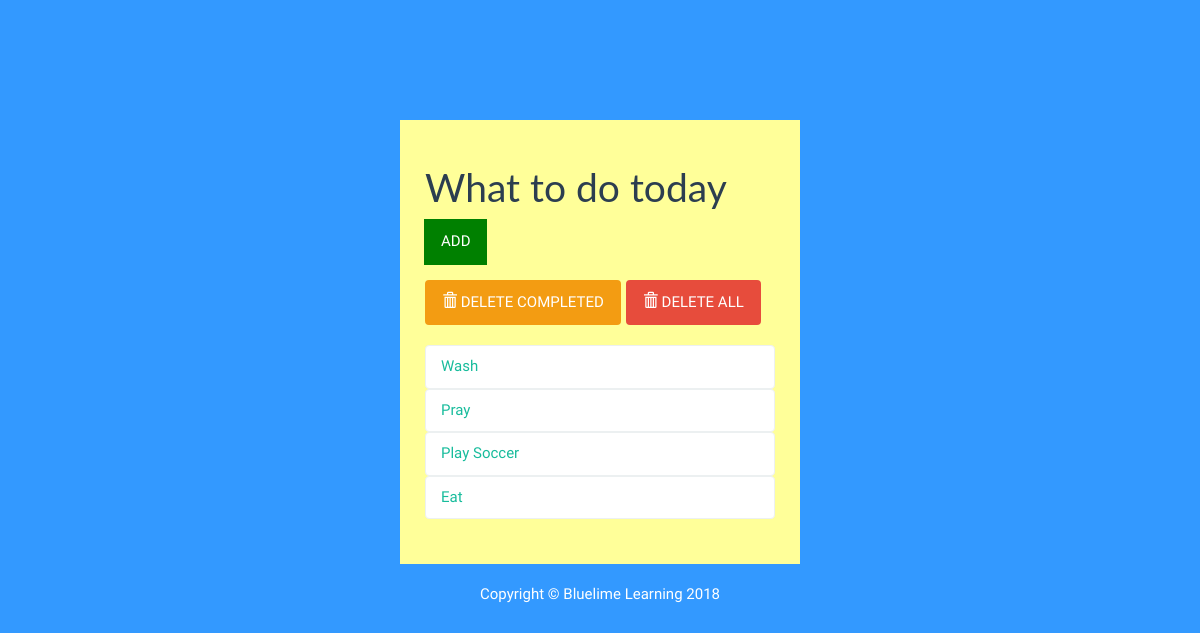
Before: / with the older database file.
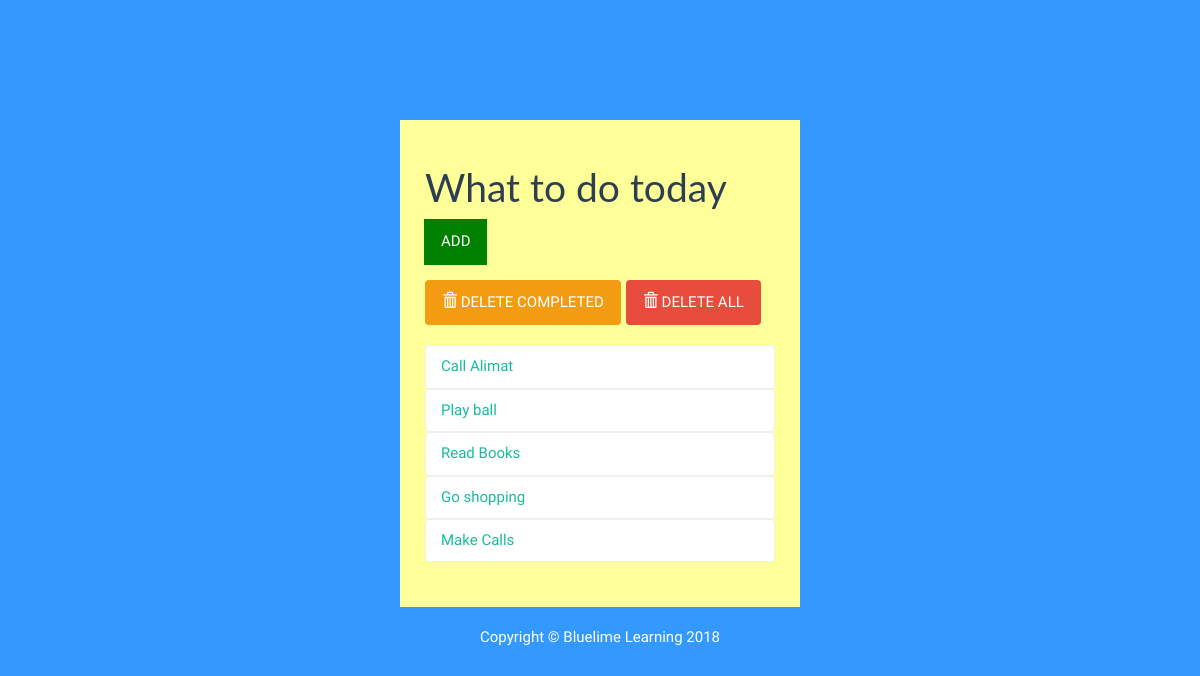
After: the same page with the newer database file.
### todolist/models.py (models this page shows, shortened)
class Todolist(models.Model):
    text = models.CharField(max_length=45)
    completed = models.BooleanField(default=False)

### todolist/views.py (the view)
# urls.py: path('', views.index, name='index'),
def index(requst):
    todo_items = Todolist.objects.order_by('id')
    form = TodoListForm()
    context = {'todo_items' : todo_items, 'form': form}
    return render(requst,'todolist/index.html', context)

### todolist/templates/todolist/index.html (shortened to what this page needs)
{% load static %}
<!DOCTYPE html>
<html lang="en">
	<head>
		<link rel="stylesheet" href="{% static 'todolist/bs/css/flatly.min.css' %}" />
		<link rel="stylesheet" href="{% static 'todolist/styles.css' %}" />
	</head>
	<body>
		<div class="container-fluid" id="wrapper">
			<div class="row">
				<div class="col-lg-4 col-lg-offset-4" id="content">
					<h1>What to do today </h1>
					<form action="{% url 'add' %}" method="POST" role="form">
						<div class="form-group">
							<div class="input-group">
							  <span class="input-group-btn">
								  <button type="submit" class="btn btn-default" id="add-btn">ADD</button>
							  </span>
							</div>
						</div>
					</form>
					<div class="row t10">
						<div class="col-lg-12">
							<div class="btn-toolbar">
								<div class="btn-group">
									<a href="{% url 'deletecompleted'%}">
									<button type="button" class="btn btn-warning">
										<i class="glyphicon glyphicon-trash"></i> DELETE COMPLETED
									</button></a>
								</div>
								<div class="btn-group">
									<a href="{% url 'deleteall'%}">
									<button type="button" class="btn btn-danger">
										<i class="glyphicon glyphicon-trash"></i> DELETE ALL
									</button></a>
								</div>
							</div>
						</div>
					</div>
					<ul class="list-group t20">
						{% for todolist in todo_items %}
							{% if todolist.completed %}
							<li class="list-group-item todo-completed">{{todolist.text}}</li>
							{% else %}
							<a href="{% url 'completed' todolist.id %}"><li class="list-group-item">{{todolist.text}}</li>
							{% endif %}
							{% endfor %}
					</ul>
				</div>
			</div>
			<footer>
				<div class="row pad">
					<div class="col-lg-12 text-center">
						Copyright &copy; Bluelime Learning 2018
					</div>
				</div>
			</footer>
		</div>
	</body>
</html>

### todolist/static/todolist/styles.css (style rules this page uses)
body { background: #3399ff; font-family: 'Oswald', 'Futura', sans-serif; }
#wrapper { margin-top: 10% !important; }
#content { background:#ffff99; padding: 25px; }
.t10 { margin-top: 10px; }
.t20 { margin-top: 20px; }
footer { margin-top: 20px; color: white; }
#add-btn { background-color:green; border-color:green; }

Changed rows visible on the page:
removed Todolist: text "Wash"
removed Todolist: text "Pray"
removed Todolist: text "Play Soccer"
removed Todolist: text "Eat"
added Todolist: text "Call Alimat"
added Todolist: text "Play ball"
added Todolist: text "Read Books"
added Todolist: text "Go shopping"
added Todolist: text "Make Calls"
